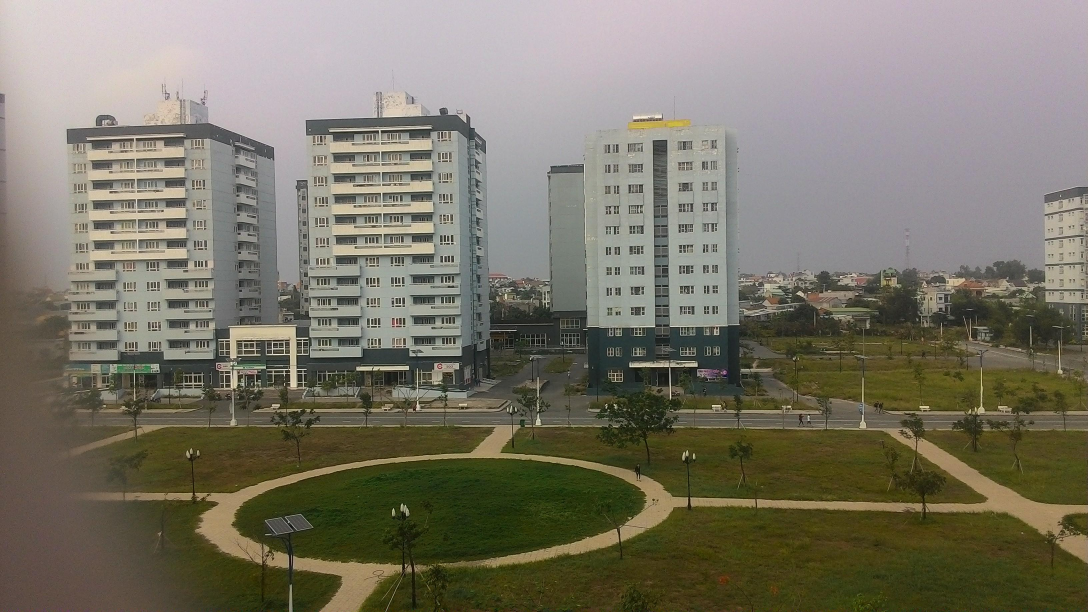
#> input picture images/ktxleft1.jpg, 3264 x 1836 px (shown at 1/3 size)
$ python stitch.py --first images/ktxleft1.jpg --second images/ktxleft2.jpg
#> lines starting #> are read from the running program, lines starting #| are printed output that depends on the picture
### panorama.py
# import the necessary packages
import numpy as np
import imutils
import cv2

class Stitcher:
	def __init__(self):
		# determine if we are using OpenCV v3.X
		self.isv3 = imutils.is_cv3()

	def stitch(self, images, ratio=0.75, reprojThresh=4.0):
		# unpack the images, then detect keypoints and extract
		# local invariant descriptors from them
		(imageB, imageA) = images
		(kpsA, featuresA) = self.detectAndDescribe(imageA)
		(kpsB, featuresB) = self.detectAndDescribe(imageB)

		# match features between the two images
		M = self.matchKeypoints(kpsA, kpsB,
			featuresA, featuresB, ratio, reprojThresh)

		# if the match is None, then there aren't enough matched
		# keypoints to create a panorama
		if M is None:
			return None

		# otherwise, apply a perspective warp to stitch the images
		# together
		(matches, H, status) = M
		result = cv2.warpPerspective(imageA, H,
			(imageA.shape[1] + imageB.shape[1], imageA.shape[0]))
		result[0:imageB.shape[0], 0:imageB.shape[1]] = imageB

		# check to see if the keypoint matches should be visualized


		# return the stitched image
		return result

	def detectAndDescribe(self, image):
		# convert the image to grayscale
		gray = cv2.cvtColor(image, cv2.COLOR_BGR2GRAY)

		# check to see if we are using OpenCV 3.X
		if self.isv3:
			# detect and extract features from the image
			descriptor = cv2.xfeatures2d.SURF_create()
			(kps, features) = descriptor.detectAndCompute(image, None)

		# otherwise, we are using OpenCV 2.4.X

		# convert the keypoints from KeyPoint objects to NumPy
		# arrays
		kps = np.float32([kp.pt for kp in kps])

		# return a tuple of keypoints and features
		return (kps, features)

	# [52 lines left out: functions matchKeypoints, drawMatches, not called in this run]

### stitch.py
# USAGE
# python stitch.py --first images/bryce_left_01.png --second images/bryce_right_01.png

# import the necessary packages
from panorama import Stitcher
import argparse
import imutils
import cv2

# construct the argument parse and parse the arguments
ap = argparse.ArgumentParser()
ap.add_argument("-f", "--first", required=True,
	help="path to the first image")
ap.add_argument("-s", "--second", required=True,
	help="path to the second image")
args = vars(ap.parse_args())

# load the two images and resize them to have a width of 400 pixels
# (for faster processing)
imageA = cv2.imread(args["first"])
#> imageA is the input picture: shape (1836, 3264, 3); mean B, G, R 103.6, 118.1, 122.6
imageB = cv2.imread(args["second"])
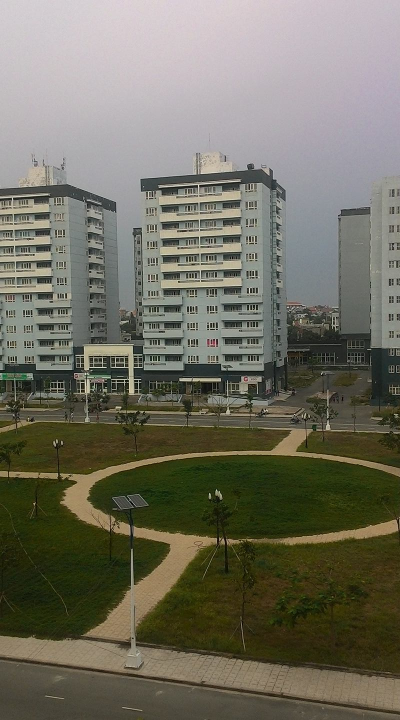
#> input picture images/ktxleft2.jpg, 800 x 1440 px (shown at 1/2 size)
#> imageB is the input picture: shape (1440, 800, 3); mean B, G, R 96.3, 110.7, 112.6
imageA = imutils.resize(imageA, width=400)
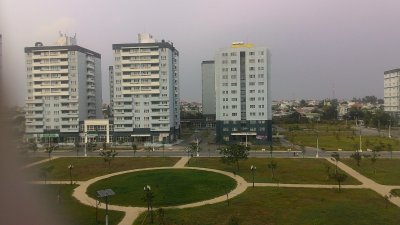
#> imageA: shape (225, 400, 3); mean B, G, R 103.6, 118.1, 122.6
imageB = imutils.resize(imageB, width=400)
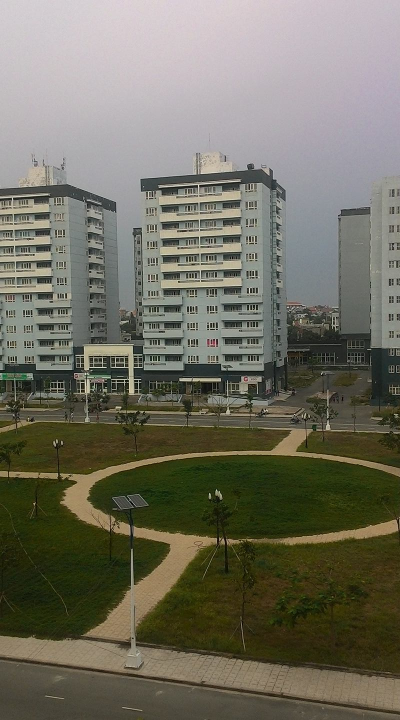
#> imageB: shape (720, 400, 3); mean B, G, R 96.4, 110.9, 112.8

# stitch the images together to create a panorama
stitcher = Stitcher()
result = stitcher.stitch([imageA, imageB])
#> in detectAndDescribe, `gray = cv2.cvtColor(image, cv2.COLOR_BGR2GRAY)`:
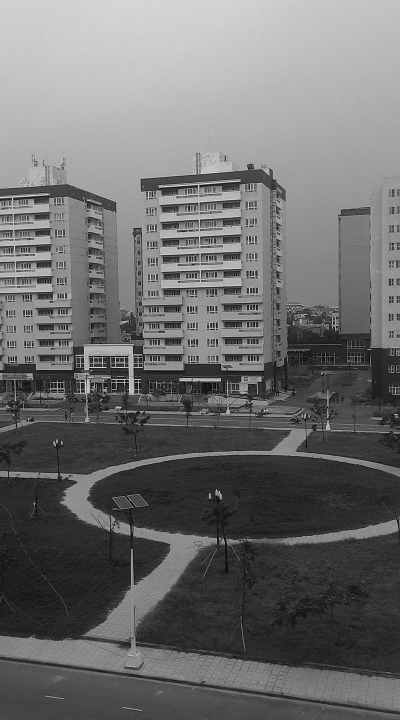
#> gray: shape (720, 400); min 2, max 232, mean 109.8
#> (the run stopped early here; a loop or call above may not have finished)
